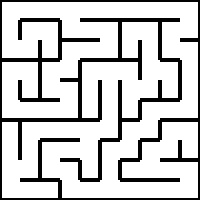
#> input picture Stage 1/Task 1/Solved/eYRC-NT#1805_Task1_Practice/Section-1/maze00.jpg, 200 x 200 px
$ python section1.py   (Python 2 division)
#> lines starting #> are read from the running program, lines starting #| are printed output that depends on the picture; after the words box and inside, x2 and y2 are one past the last pixel; in counts of white or black regions, pixels touching at a corner belong together
import numpy as np
import cv2

## The readImage function takes a file path as argument and returns image in binary form.
def readImage(filePath):
    #############  Add your Code here   ###############
#> called with filePath = 'maze00.jpg'
    img = cv2.imread(filePath, cv2.IMREAD_GRAYSCALE)
#> img is the input picture: shape (200, 200); min 0, max 255, mean 205.2
    ret, binaryImage = cv2.threshold(img, 127, 255, cv2.THRESH_BINARY)
#> binaryImage: shape (200, 200); 80.5% white; 1 black region, box (x1, y1, x2, y2) and area: (0, 0, 200, 200) 7800
    ###################################################
    return binaryImage

## The findNeighbours function takes a maze image and row and column coordinates of a cell as input arguments
## and returns a stack consisting of all the neighbours of the cell as output.
## Note :- Neighbour refers to all the adjacent cells one can traverse to from that cell provided only horizontal
## and vertical traversal is allowed.
def findNeighbours(img,row,column):
    neighbours = []
    #############  Add your Code here   ###############
    r = (row * 20) + 10
    c = (column * 20) + 10
    maxdim = []
    maxdim = img.shape
    if row == (maxdim[0] / 20) - 1 and column == (maxdim[1] / 20) - 1:
        if img[r - 11, c] == 255:
            temp = (row - 1, column)
            neighbours.append(temp)
        if img[r, c - 11] == 255:
            temp = (row, column - 1)
            neighbours.append(temp)

    elif row == 0 and column == (maxdim[1] / 20) - 1:
        if img[r + 11, c] == 255:
            temp = (row + 1, column)
            neighbours.append(temp)
        if img[r, c - 11] == 255:
            temp = (row, column - 1)
            neighbours.append(temp)

    elif row == 0 and column == 0:

        if img[r, c + 11] == 255:
            temp = (row, column+1)
            neighbours.append(temp)
        if img[r + 11, c] == 255:
            temp = (row + 1, column)
            neighbours.append(temp)

    elif row == (maxdim[0] / 20) - 1 and column == 0:
        if img[r - 11, c] == 255:
            temp = (row - 1, column)
            neighbours.append(temp)
        if img[r, c + 11] == 255:
            temp = (row, column + 1)
            neighbours.append(temp)

    elif row == 0:
        if img[r, c - 11] == 255:
            temp = (row, column - 1)
            neighbours.append(temp)
        if img[r, c + 11] == 255:
            temp = (row, column + 1)
            neighbours.append(temp)
        if img[r + 11, c] == 255:
            temp = (row + 1, column)
            neighbours.append(temp)

    elif row == (maxdim[0] / 20) - 1:
        if img[r, c - 11] == 255:
            temp = (row, column - 1)
            neighbours.append(temp)
        if img[r, c + 11] == 255:
            temp = (row, column + 1)
            neighbours.append(temp)
        if img[r - 11, c] == 255:
            temp = (row - 1, column)
            neighbours.append(temp)

    elif column == 0:
        if img[r - 11, c] == 255:
            temp = (row - 1, column)
            neighbours.append(temp)
        if img[r + 11, c] == 255:
            temp = (row + 1, column)
            neighbours.append(temp)
        if img[r, c + 11] == 255:
            temp = (row, column + 1)
            neighbours.append(temp)

    elif column == (maxdim[1] / 20) - 1:
        if img[r - 11, c] == 255:
            temp = (row - 1, column)
            neighbours.append(temp)
        if img[r + 11, c] == 255:
            temp = (row + 1, column)
            neighbours.append(temp)
        if img[r, c - 11] == 255:
            temp = (row, column - 1)
            neighbours.append(temp)

    else:
        if img[r - 11, c] == 255:
            temp = (row - 1, column)
            neighbours.append(temp)
        if img[r, c - 11] == 255:
            temp = (row, column - 1)
            neighbours.append(temp)
        if img[r, c + 11] == 255:
            temp = (row, column + 1)
            neighbours.append(temp)
        if img[r + 11, c] == 255:
            temp = (row + 1, column)
            neighbours.append(temp)
    ###################################################
    return neighbours

##  colourCell function takes 4 arguments:-
##            img - input image
##            row - row coordinates of cell to be coloured
##            column - column coordinates of cell to be coloured
##            colourVal - the intensity of the colour.
##  colourCell basically highlights the given cell by painting it with the given colourVal. Care should be taken that
##  the function doesn't paint over the black walls and only paints the empty spaces. This function returns the image
##  with the painted cell.
def colourCell(img,row,column,colourVal):
    #############  Add your Code here   ###############
    r = row * 20
    c = column * 20
    for rcount in range(r, r+20):
        for ccount in range(c, c+20):
            if img[rcount, ccount] < 127:
                continue
            img[rcount, ccount] = colourVal
    ###################################################
    return img

##  Main function takes the filepath of image as input.
##  You are not allowed to change any code in this function.
def main(filePath):
    img = readImage(filePath)
    coords = [(0,0),(9,9),(3,2),(4,7),(8,6)]
    string = ""
    for coordinate in coords:
        img = colourCell(img, coordinate[0], coordinate[1], 150)
        neighbours = findNeighbours(img, coordinate[0], coordinate[1])
        print neighbours
        string = string + str(neighbours) + "\n"
        for k in neighbours:
            img = colourCell(img, k[0], k[1], 230)
#> this loop made 5 passes
#> neighbours on passes 2 to 5: [(8, 9), (9, 8)], [(3, 3), (4, 2)], [(3, 7), (4, 6)], [(8, 7)]
#> neighbours on pass 1: [(0, 1), (1, 0)]
#| [(0, 1), (1, 0)]
#| [(8, 9), (9, 8)]
#| [(3, 3), (4, 2)]
#| [(3, 7), (4, 6)]
#| [(8, 7)]
#> pass 1, in main, `img = colourCell(img, coordinate[0], coordinate[1], 150)`:
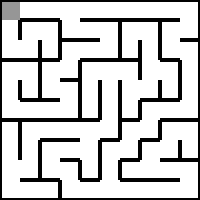
#> img: shape (200, 200); min 0, max 255, mean 204.4
#> pass 2, in main, `img = colourCell(img, coordinate[0], coordinate[1], 150)`:
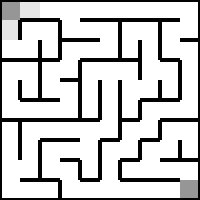
#> img: shape (200, 200); 2.41% of pixels changed, all inside (x1, y1, x2, y2) = (2, 2, 198, 198)
#> pass 3, in main, `img = colourCell(img, coordinate[0], coordinate[1], 150)`:
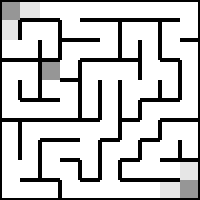
#> img: shape (200, 200); 2.42% of pixels changed, all inside (x1, y1, x2, y2) = (42, 62, 198, 198)
#> after the loop:
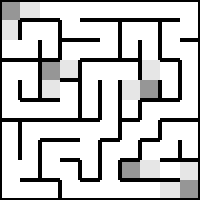
#> img: shape (200, 200); 5.85% of pixels changed, all inside (x1, y1, x2, y2) = (42, 60, 160, 178)
    if __name__ == '__main__':
        return img
    else:
        return string + "\t"
## Specify filepath of image here. The main function is called in this section.
if __name__ == '__main__':
    filePath = 'maze00.jpg'
    img = main(filePath)
    cv2.imshow('canvas', img)
    cv2.waitKey(0)
    cv2.destroyAllWindows()

$ run again, with Stage 1/Task 1/Solved/eYRC-NT#1805_Task1_Practice/Section-1/maze01.jpg copied over Stage 1/Task 1/Solved/eYRC-NT#1805_Task1_Practice/Section-1/maze00.jpg
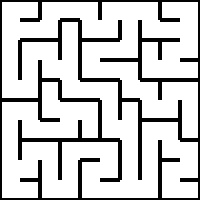
#> input picture Stage 1/Task 1/Solved/eYRC-NT#1805_Task1_Practice/Section-1/maze01.jpg, 200 x 200 px
#> in readImage, img is the input picture: shape (200, 200); min 0, max 255, mean 205.4
#> binaryImage: shape (200, 200); 80.6% white; 1 black region, box (x1, y1, x2, y2) and area: (0, 0, 200, 200) 7768
#> the loop in main, `for coordinate in coords:` made 5 passes
#> neighbours on passes 2 to 5: [(9, 8)], [(2, 2), (3, 3)], [(4, 6), (5, 7)], [(7, 6), (9, 6)]
#> (printed output is left out)
#> pass 1, in main, `img = colourCell(img, coordinate[0], coordinate[1], 150)`:
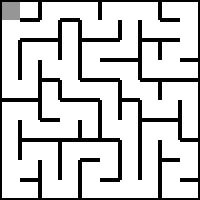
#> img: shape (200, 200); min 0, max 255, mean 204.6
#> after the loop in main, `for coordinate in coords:`:
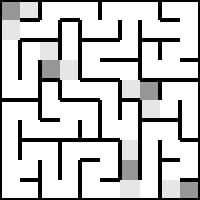
#> img: shape (200, 200); min 0, max 255, mean 199.5

$ run again, with Stage 1/Task 1/Solved/eYRC-NT#1805_Task1_Practice/Section-1/maze02.jpg copied over Stage 1/Task 1/Solved/eYRC-NT#1805_Task1_Practice/Section-1/maze00.jpg
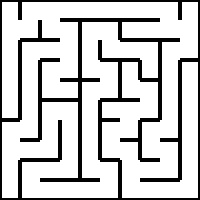
#> input picture Stage 1/Task 1/Solved/eYRC-NT#1805_Task1_Practice/Section-1/maze02.jpg, 200 x 200 px
#> in readImage, img is the input picture: shape (200, 200); min 0, max 255, mean 205.1
#> binaryImage: shape (200, 200); 80.4% white; 1 black region, box (x1, y1, x2, y2) and area: (0, 0, 200, 200) 7824
#> the loop in main, `for coordinate in coords:` made 5 passes
#> neighbours on passes 2 to 5: [(8, 9), (9, 8)], [(3, 3), (4, 2)], [(4, 6), (5, 7)], [(7, 6), (8, 7), (9, 6)]
#> (printed output is left out)
#> pass 1, in main, `img = colourCell(img, coordinate[0], coordinate[1], 150)`:
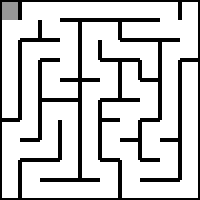
#> img: shape (200, 200); min 0, max 255, mean 204.4
#> after the loop in main, `for coordinate in coords:`:
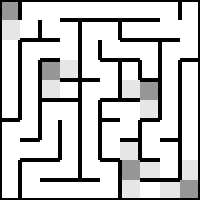
#> img: shape (200, 200); min 0, max 255, mean 198.8

$ run again, with Stage 1/Task 1/Solved/eYRC-NT#1805_Task1_Practice/Section-1/maze03.jpg copied over Stage 1/Task 1/Solved/eYRC-NT#1805_Task1_Practice/Section-1/maze00.jpg
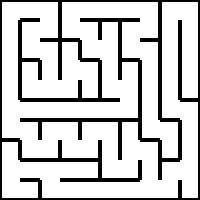
#> input picture Stage 1/Task 1/Solved/eYRC-NT#1805_Task1_Practice/Section-1/maze03.jpg, 200 x 200 px
#> in readImage, img is the input picture: shape (200, 200); min 0, max 255, mean 205.1
#> binaryImage: shape (200, 200); 80.5% white; 1 black region, box (x1, y1, x2, y2) and area: (0, 0, 200, 200) 7812
#> the loop in main, `for coordinate in coords:` made 5 passes
#> neighbours on passes 2 to 5: [(8, 9)], [(2, 2), (4, 2)], [(3, 7), (5, 7)], [(7, 6), (8, 5)]
#> (printed output is left out)
#> pass 1, in main, `img = colourCell(img, coordinate[0], coordinate[1], 150)`:
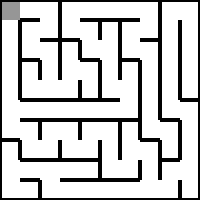
#> img: shape (200, 200); min 0, max 255, mean 204.3
#> after the loop in main, `for coordinate in coords:`:
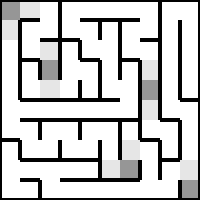
#> img: shape (200, 200); min 0, max 255, mean 199.2
